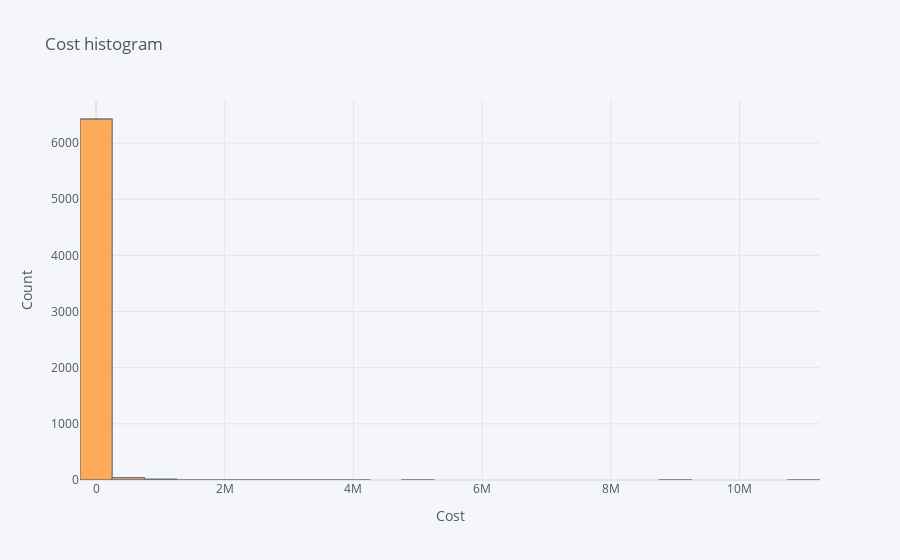

The notebook cell this image was saved under:
### Code cell
train['Cost'].iplot(kind='histogram',bins=25,title='Cost histogram',
    xTitle='Cost',
    yTitle='Count')

### Figure 1 — Plotly figure (JSON) as saved in the notebook; plotly's stock layout.template omitted (floating-point values rounded to 4 significant figures; data arrays with more than 128 entries replaced by an {"elided": "..."} marker saying what was removed)
{"data": [{"histfunc": "count", "histnorm": "", "marker": {"color": "rgba(255, 153, 51, 1.0)", "line": {"color": "#4D5663", "width": 1.3}}, "name": "Cost", "nbinsx": 25, "opacity": 0.8, "orientation": "v", "type": "histogram", "x": {"elided": "6500 float values"}}], "layout": {"barmode": "overlay", "legend": {"bgcolor": "#F5F6F9", "font": {"color": "#4D5663"}}, "paper_bgcolor": "#F5F6F9", "plot_bgcolor": "#F5F6F9", "title": {"font": {"color": "#4D5663"}, "text": "Cost histogram"}, "xaxis": {"gridcolor": "#E1E5ED", "showgrid": true, "tickfont": {"color": "#4D5663"}, "title": {"font": {"color": "#4D5663"}, "text": "Cost"}, "zerolinecolor": "#E1E5ED"}, "yaxis": {"gridcolor": "#E1E5ED", "showgrid": true, "tickfont": {"color": "#4D5663"}, "title": {"font": {"color": "#4D5663"}, "text": "Count"}, "zerolinecolor": "#E1E5ED"}}}
